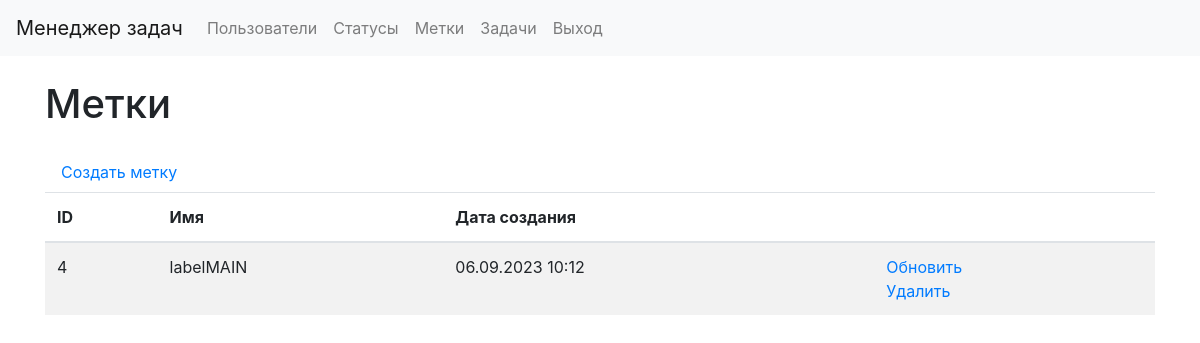
Before: /labels/ (signed in) with the older database file.
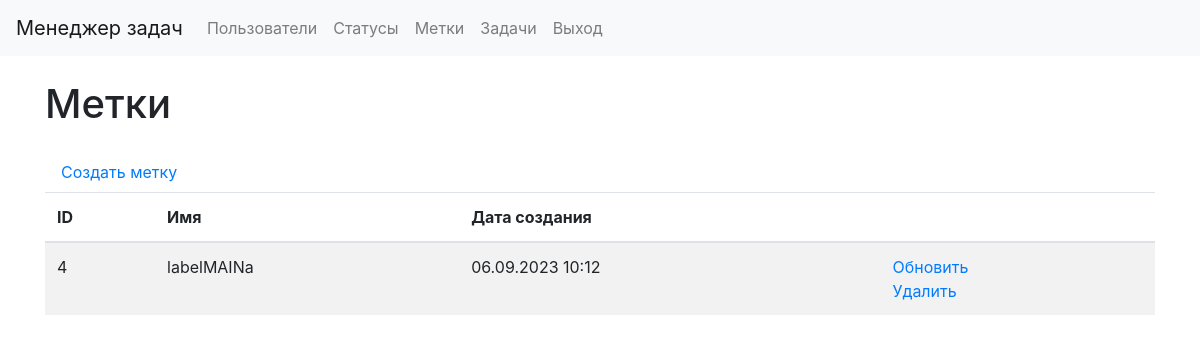
After: the same page with the newer database file.
### labels/models.py (models this page shows, shortened)
class Label(models.Model):
    name = models.CharField(
        max_length=100,
        db_index=True,
        verbose_name="Статус"
    )
    created_at = models.DateTimeField(
        auto_now_add=True,
        verbose_name="Время создания"
    )
    updated_at = models.DateTimeField(
        auto_now=True,
        verbose_name="Время изменения"
    )
    class Meta:
        verbose_name = 'Метка'
        verbose_name_plural = 'Метки'
        ordering = ['id']

### labels/views.py (the view)
# urls.py: path('', LabelsList.as_view(), name="labels_list"),
class LabelsList(LoginRequiredMixin, DataMixin, ListView):
    model = Label
    template_name = "labels/labels_list.html"
    context_object_name = "labels"
    def get_context_data(self, *, object_list=None, **kwargs):
        context = super().get_context_data(**kwargs)
        c_def = self.get_user_context(title=_("Labels"))
        return context | c_def
    def get_queryset(self):
        return Label.objects.all()

### task_manager/utils.py (called while the page is built)
    def get_user_context(self, **kwargs):
        context = kwargs
        user_menu = menu.copy()
        if self.request.user.is_authenticated:
            user_menu.pop(4)
            user_menu.pop(4)
        if not self.request.user.is_authenticated:
            user_menu.pop(1)
            user_menu.pop(1)
            user_menu.pop(1)
            user_menu.pop(3)
        context['menu'] = user_menu
        return context

### task_manager/templates/labels/labels_list.html (shortened to what this page needs)
{% extends 'layout.html' %}
{% load bootstrap4 %}
{% block content %}
{% load i18n %}
<div class="container wrapper flex-grow-1">
    <h1 class="my-4">{% trans "Labels" %}</h1>
    <a class="nav-link" href="{% url "label_create" %}"> {% trans "Create label" %} </a>
    <table class="table table-striped">
        <thead>
            <tr>
                <th>ID</th>
                <th>{% trans "Name" %}</th>
                <th>{% trans "Creation date" %}</th>
                <th></th>
            </tr>
        </thead>
        <tbody>
            {% for label in labels %}
            <tr>
                <td> {{ label.id }} </td>
                <td> {{ label.name }} </td>
                <td> {{ label.created_at|date:"d.m.Y H:i" }} </td>
                <td>
                    <a href="{% url "label_update" label.id %}">{% trans "Update" %}</a>
                    <br>
                    <a href="{% url "label_delete" label.id %}">{% trans "Delete" %}</a>
                </td>
            </tr>
            {% endfor %}
        </tbody>
    </table>
</div>
{% endblock %}

Changed rows visible on the page:
changed Label id 4: name "labelMAIN" → "labelMAINа"
